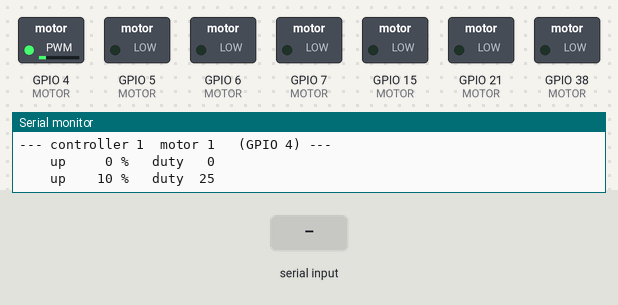
Bench run of a program on a simulated ESP32-S3. Parts: switched loads named in the program (green lamp = pin HIGH), the last lines printed to the serial monitor. The inputs (shaded band) are chosen by the test bench.

Above: at 1.6 s.
1.7 s: "5\n" received over Serial
At 3.49 s:
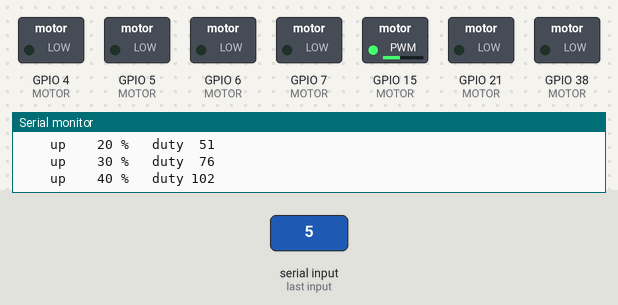
4.7 s: "a90\n" received over Serial
At 6.48 s:
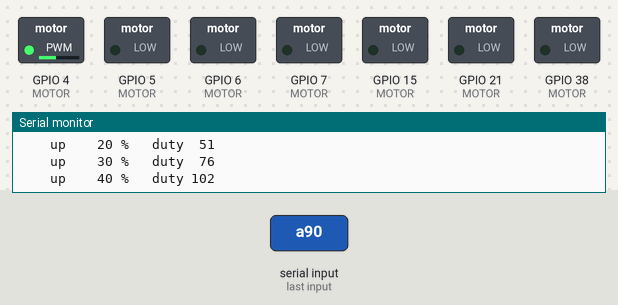
7.7 s: "?\n" received over Serial
At 8.0 s:
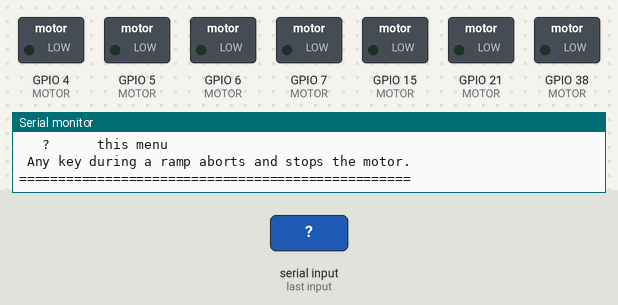
Timing chart, 0 to 10.7 s (numbered marks = the images above; inputs shaded):
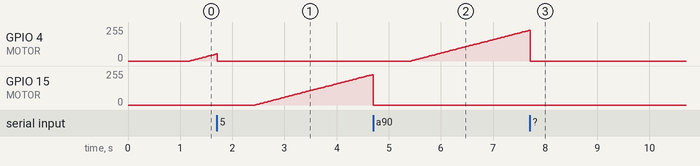

Measured:
- after the input at 1.7 s, GPIO 15 (MOTOR): moves from 0/255 to 228/255 over 2.2 s, starting after 0.74 s
- after the input at 4.7 s, GPIO 4 (MOTOR): moves from 0/255 to 231/255 over 2.3 s, starting after 0.73 s
- after the input at 7.7 s, GPIO 5 (MOTOR): stays LOW (without the input it goes to HIGH after 3.0 s)

The program:

main.cpp
```cpp
// ============================================================
// BEDBOX IRA - TEST 001  (motor bring-up)
// ============================================================
//
// Board: ESP32-S3-DevKitC-1 N16R8
// Purpose: prove the solder work on the L298N controllers.
//
// Ramps ONE motor at a time from 0 to 100 percent over about
// 2.5 seconds, holds briefly, ramps back down, then moves to the
// next. Never two motors at once - a short in one controller shows
// up as that controller and nothing else.
//
// WIRING THIS ASSUMES
//   Controller 1  ENA = 4    ENB = 5
//   Controller 2  ENA = 6    ENB = 7
//   Controller 3  ENA = 15   ENB = 21
//   Controller 4  ENA = 38   ENB = 38    (both leg motors, one signal)
//   IN1/IN3 -> GND, IN2/IN4 -> the module's own 5V pin
//   ENA/ENB jumpers REMOVED, regulator jumper LEFT ON
//   GND common between every module and the ESP32
//
// If controller 4 is not built yet, step 7 simply does nothing.
//
// NOT YET RUN ON HARDWARE.
//
// ============================================================

#include <Arduino.h>

#define TEST_NUMBER 1

// ------------------------------------------------------------
// Configuration
// ------------------------------------------------------------

const int PWM_FREQ = 20000;   // 20 kHz - above hearing, no whine
const int PWM_RES  = 8;       // 8 bit -> duty 0..255

const int RAMP_MS  = 2500;    // 0 to 100 percent takes this long
const int HOLD_MS  = 800;     // time held at full before ramping down
const int GAP_MS   = 700;     // silence between motors

struct Motor {
  int         pin;
  const char *label;
};

const Motor MOTOR[] = {
  {  4, "controller 1  motor 1" },
  {  5, "controller 1  motor 2" },
  {  6, "controller 2  motor 3" },
  {  7, "controller 2  motor 4" },
  { 15, "controller 3  motor 5" },
  { 21, "controller 3  motor 6" },
  { 38, "controller 4  motors 7+8" },
};

const int MOTOR_COUNT = sizeof(MOTOR) / sizeof(MOTOR[0]);

bool gRunning = true;         // sequence runs on boot

// ------------------------------------------------------------

void allOff() {
  for (int i = 0; i < MOTOR_COUNT; i++) {
    ledcWrite(MOTOR[i].pin, 0);
  }
}

bool interrupted() {
  return Serial.available() > 0;
}

// ------------------------------------------------------------
// Ramp one motor 0 -> 100 -> 0
// Returns false if the user interrupted.
// ------------------------------------------------------------

bool runMotor(int index) {
  const Motor &m = MOTOR[index];

  allOff();
  delay(GAP_MS);

  Serial.println();
  Serial.printf("--- %s   (GPIO %d) ---\n", m.label, m.pin);

  const int stepWait = RAMP_MS / 100;

  for (int pct = 0; pct <= 100; pct++) {
    if (interrupted()) { allOff(); return false; }
    int duty = (pct * 255) / 100;
    ledcWrite(m.pin, duty);
    if (pct % 10 == 0) {
      Serial.printf("    up   %3d %%   duty %3d\n", pct, duty);
    }
    delay(stepWait);
  }

  Serial.printf("    hold 100 %%  for %d ms\n", HOLD_MS);
  for (int t = 0; t < HOLD_MS; t += 50) {
    if (interrupted()) { allOff(); return false; }
    delay(50);
  }

  for (int pct = 100; pct >= 0; pct--) {
    if (interrupted()) { allOff(); return false; }
    int duty = (pct * 255) / 100;
    ledcWrite(m.pin, duty);
    if (pct % 20 == 0) {
      Serial.printf("    down %3d %%   duty %3d\n", pct, duty);
    }
    delay(stepWait / 2);
  }

  ledcWrite(m.pin, 0);
  Serial.printf("    %s done\n", m.label);
  return true;
}

// ------------------------------------------------------------

void printMenu() {
  Serial.println();
  Serial.println(F("=================================================="));
  Serial.println(F(" BEDBOX IRA - TEST 001 - motor bring-up"));
  Serial.println(F("=================================================="));
  Serial.println(F(" Motors:"));
  for (int i = 0; i < MOTOR_COUNT; i++) {
    Serial.printf("   %d  GPIO %-3d  %s\n", i + 1, MOTOR[i].pin, MOTOR[i].label);
  }
  Serial.println();
  Serial.println(F(" Commands:"));
  Serial.println(F("   1..7   ramp that motor once"));
  Serial.println(F("   a      run the whole sequence, looping"));
  Serial.println(F("   s      stop everything"));
  Serial.println(F("   ?      this menu"));
  Serial.println();
  Serial.println(F(" Any key during a ramp aborts and stops the motor."));
  Serial.println(F("=================================================="));
}

// ------------------------------------------------------------

void handleLine(String line) {
  line.trim();
  if (line.length() == 0) return;

  char c = line.charAt(0);

  if (c >= '1' && c <= '9') {
    int idx = line.toInt();
    if (idx < 1 || idx > MOTOR_COUNT) {
      Serial.printf("  no motor %d\n", idx);
      return;
    }
    gRunning = false;
    runMotor(idx - 1);
    allOff();
    Serial.println(F("  stopped. type a to resume the sequence."));
    return;
  }

  switch (c) {
    case 'a':
      gRunning = true;
      Serial.println(F("  sequence running."));
      break;

    case 's':
      gRunning = false;
      allOff();
      Serial.println(F("  all motors off."));
      break;

    case '?':
      printMenu();
      break;

    default:
      Serial.println(F("  unknown command. type ? for the menu."));
      break;
  }
}

// ------------------------------------------------------------

void setup() {
  Serial.begin(115200);
  delay(400);

  Serial.println();
  Serial.println(F("=== BEDBOX IRA - TEST 001 - motor bring-up ==="));

  // GPIO 38 appears once in the table but carries ENA and ENB of
  // controller 4 on the same wire, so one channel covers both motors.
  for (int i = 0; i < MOTOR_COUNT; i++) {
    ledcAttach(MOTOR[i].pin, PWM_FREQ, PWM_RES);
    ledcWrite(MOTOR[i].pin, 0);
  }

  Serial.printf("%d PWM channels attached at %d Hz, %d bit\n",
                MOTOR_COUNT, PWM_FREQ, PWM_RES);

  printMenu();
}

void loop() {
  static String line = "";

  while (Serial.available()) {
    char c = (char)Serial.read();
    if (c == '\n' || c == '\r') {
      if (line.length() > 0) {
        handleLine(line);
        line = "";
      }
    } else if (line.length() < 32) {
      line += c;
    }
  }

  if (gRunning) {
    for (int i = 0; i < MOTOR_COUNT; i++) {
      if (!gRunning) break;
      if (!runMotor(i)) {
        gRunning = false;
        allOff();
        Serial.println(F("  aborted. type a to resume, ? for the menu."));
        break;
      }
    }
    if (gRunning) {
      Serial.println();
      Serial.println(F("=== sequence complete, looping ==="));
      delay(1500);
    }
  }
}

// ============================================================
// END OF FILE - BEDBOX IRA - TEST 001 (motor bring-up)
// ============================================================
```
